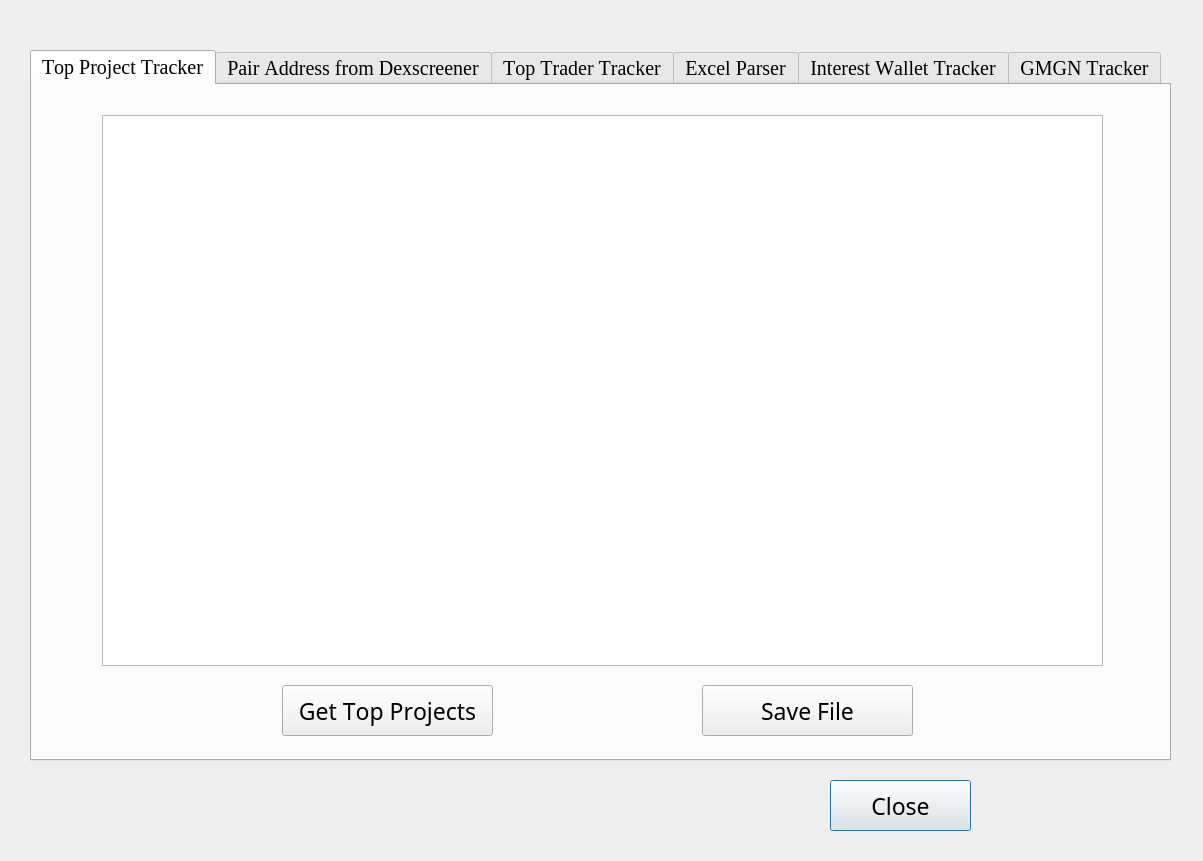
<?xml version="1.0" encoding="UTF-8"?>
<ui version="4.0">
 <class>Dialog</class>
 <widget class="QDialog" name="Dialog">
  <property name="enabled">
   <bool>true</bool>
  </property>
  <property name="geometry">
   <rect>
    <x>0</x>
    <y>0</y>
    <width>1203</width>
    <height>861</height>
   </rect>
  </property>
  <property name="font">
   <font>
    <family>Bradley Hand ITC</family>
    <pointsize>20</pointsize>
    <kerning>false</kerning>
   </font>
  </property>
  <property name="windowTitle">
   <string>Top Trader Tracker</string>
  </property>
  <widget class="QPushButton" name="close_btn">
   <property name="geometry">
    <rect>
     <x>830</x>
     <y>780</y>
     <width>141</width>
     <height>51</height>
    </rect>
   </property>
   <property name="font">
    <font>
     <family>Yu Gothic Light</family>
     <pointsize>17</pointsize>
     <kerning>false</kerning>
    </font>
   </property>
   <property name="text">
    <string>Close</string>
   </property>
  </widget>
  <widget class="QTabWidget" name="tabWidget">
   <property name="geometry">
    <rect>
     <x>30</x>
     <y>50</y>
     <width>1141</width>
     <height>711</height>
    </rect>
   </property>
   <property name="font">
    <font>
     <family>Times New Roman</family>
     <pointsize>15</pointsize>
     <italic>false</italic>
     <bold>false</bold>
     <kerning>false</kerning>
    </font>
   </property>
   <property name="layoutDirection">
    <enum>Qt::LeftToRight</enum>
   </property>
   <property name="currentIndex">
    <number>0</number>
   </property>
   <widget class="QWidget" name="TopProjectTracker">
    <attribute name="title">
     <string>Top Project Tracker</string>
    </attribute>
    <widget class="QTableWidget" name="top_project_viewer">
     <property name="geometry">
      <rect>
       <x>70</x>
       <y>30</y>
       <width>1001</width>
       <height>551</height>
      </rect>
     </property>
     <property name="font">
      <font>
       <family>Times New Roman</family>
       <pointsize>14</pointsize>
       <italic>false</italic>
       <bold>false</bold>
       <kerning>false</kerning>
      </font>
     </property>
    </widget>
    <widget class="QPushButton" name="get_top_project_btn">
     <property name="geometry">
      <rect>
       <x>250</x>
       <y>600</y>
       <width>211</width>
       <height>51</height>
      </rect>
     </property>
     <property name="font">
      <font>
       <family>Yu Gothic Light</family>
       <pointsize>17</pointsize>
       <italic>false</italic>
       <bold>false</bold>
       <kerning>false</kerning>
      </font>
     </property>
     <property name="text">
      <string>Get Top Projects</string>
     </property>
    </widget>
    <widget class="QPushButton" name="save_top_project_btn">
     <property name="geometry">
      <rect>
       <x>670</x>
       <y>600</y>
       <width>211</width>
       <height>51</height>
      </rect>
     </property>
     <property name="font">
      <font>
       <family>Yu Gothic Light</family>
       <pointsize>17</pointsize>
       <italic>false</italic>
       <bold>false</bold>
       <kerning>false</kerning>
      </font>
     </property>
     <property name="text">
      <string>Save File</string>
     </property>
    </widget>
   </widget>
   <widget class="QWidget" name="PairAddressFromDexscreener">
    <attribute name="title">
     <string>Pair Address from Dexscreener</string>
    </attribute>
    <widget class="QGroupBox" name="groupBox_3">
     <property name="geometry">
      <rect>
       <x>160</x>
       <y>40</y>
       <width>811</width>
       <height>121</height>
      </rect>
     </property>
     <property name="font">
      <font>
       <family>Times New Roman</family>
       <pointsize>20</pointsize>
       <italic>false</italic>
       <bold>false</bold>
       <kerning>false</kerning>
      </font>
     </property>
     <property name="title">
      <string>Contract Address</string>
     </property>
     <widget class="QLineEdit" name="contract_address">
      <property name="geometry">
       <rect>
        <x>50</x>
        <y>40</y>
        <width>711</width>
        <height>61</height>
       </rect>
      </property>
      <property name="font">
       <font>
        <family>Times New Roman</family>
        <pointsize>18</pointsize>
        <italic>false</italic>
        <bold>false</bold>
        <kerning>false</kerning>
       </font>
      </property>
     </widget>
    </widget>
    <widget class="QPushButton" name="get_pair_address_from_dex_btn">
     <property name="geometry">
      <rect>
       <x>250</x>
       <y>600</y>
       <width>211</width>
       <height>51</height>
      </rect>
     </property>
     <property name="font">
      <font>
       <family>Yu Gothic Light</family>
       <pointsize>17</pointsize>
       <italic>false</italic>
       <bold>false</bold>
       <kerning>false</kerning>
      </font>
     </property>
     <property name="text">
      <string>Get Pair Address</string>
     </property>
    </widget>
    <widget class="QPushButton" name="save_pair_address_from_dex_btn">
     <property name="geometry">
      <rect>
       <x>670</x>
       <y>600</y>
       <width>211</width>
       <height>51</height>
      </rect>
     </property>
     <property name="font">
      <font>
       <family>Yu Gothic Light</family>
       <pointsize>17</pointsize>
       <italic>false</italic>
       <bold>false</bold>
       <kerning>false</kerning>
      </font>
     </property>
     <property name="text">
      <string>Save File</string>
     </property>
    </widget>
    <widget class="QListWidget" name="pair_address_from_dex_viewer">
     <property name="geometry">
      <rect>
       <x>160</x>
       <y>180</y>
       <width>811</width>
       <height>401</height>
      </rect>
     </property>
     <property name="font">
      <font>
       <family>Times New Roman</family>
       <pointsize>12</pointsize>
       <italic>false</italic>
       <bold>false</bold>
       <kerning>false</kerning>
      </font>
     </property>
    </widget>
   </widget>
   <widget class="QWidget" name="TopTraderTracker">
    <property name="font">
     <font>
      <family>Times New Roman</family>
      <pointsize>26</pointsize>
      <italic>false</italic>
      <bold>false</bold>
      <kerning>false</kerning>
     </font>
    </property>
    <attribute name="title">
     <string>Top Trader Tracker</string>
    </attribute>
    <widget class="QListWidget" name="top_trader_viewer">
     <property name="geometry">
      <rect>
       <x>170</x>
       <y>250</y>
       <width>801</width>
       <height>331</height>
      </rect>
     </property>
     <property name="font">
      <font>
       <family>Times New Roman</family>
       <pointsize>12</pointsize>
       <italic>false</italic>
       <bold>false</bold>
       <kerning>false</kerning>
      </font>
     </property>
    </widget>
    <widget class="QPushButton" name="get_top_trader_btn">
     <property name="geometry">
      <rect>
       <x>250</x>
       <y>600</y>
       <width>211</width>
       <height>51</height>
      </rect>
     </property>
     <property name="font">
      <font>
       <family>Yu Gothic Light</family>
       <pointsize>17</pointsize>
       <italic>false</italic>
       <bold>false</bold>
       <kerning>false</kerning>
      </font>
     </property>
     <property name="text">
      <string>Get Top Traders</string>
     </property>
    </widget>
    <widget class="QPushButton" name="save_top_trader_btn">
     <property name="geometry">
      <rect>
       <x>670</x>
       <y>600</y>
       <width>211</width>
       <height>51</height>
      </rect>
     </property>
     <property name="font">
      <font>
       <family>Yu Gothic Light</family>
       <pointsize>17</pointsize>
       <italic>false</italic>
       <bold>false</bold>
       <kerning>false</kerning>
      </font>
     </property>
     <property name="text">
      <string>Save File</string>
     </property>
    </widget>
    <widget class="QGroupBox" name="groupBox">
     <property name="geometry">
      <rect>
       <x>170</x>
       <y>20</y>
       <width>801</width>
       <height>221</height>
      </rect>
     </property>
     <property name="font">
      <font>
       <family>Times New Roman</family>
       <pointsize>20</pointsize>
       <italic>false</italic>
       <bold>false</bold>
       <kerning>false</kerning>
      </font>
     </property>
     <property name="title">
      <string>Please input pair address</string>
     </property>
     <widget class="QTextEdit" name="pair_address">
      <property name="geometry">
       <rect>
        <x>80</x>
        <y>40</y>
        <width>651</width>
        <height>171</height>
       </rect>
      </property>
      <property name="font">
       <font>
        <family>Times New Roman</family>
        <pointsize>12</pointsize>
        <italic>false</italic>
        <bold>false</bold>
        <kerning>false</kerning>
       </font>
      </property>
     </widget>
    </widget>
   </widget>
   <widget class="QWidget" name="ExcelParser">
    <property name="font">
     <font>
      <family>Times New Roman</family>
      <pointsize>15</pointsize>
      <italic>false</italic>
      <bold>false</bold>
      <kerning>false</kerning>
     </font>
    </property>
    <attribute name="title">
     <string>Excel Parser</string>
    </attribute>
    <widget class="QGroupBox" name="input_label">
     <property name="geometry">
      <rect>
       <x>190</x>
       <y>30</y>
       <width>741</width>
       <height>111</height>
      </rect>
     </property>
     <property name="font">
      <font>
       <family>Yu Gothic Light</family>
       <pointsize>14</pointsize>
       <italic>false</italic>
       <bold>false</bold>
       <kerning>false</kerning>
      </font>
     </property>
     <property name="title">
      <string>Input file</string>
     </property>
     <widget class="QListWidget" name="input_removal_file">
      <property name="geometry">
       <rect>
        <x>30</x>
        <y>40</y>
        <width>681</width>
        <height>51</height>
       </rect>
      </property>
      <property name="font">
       <font>
        <family>Yu Gothic Light</family>
        <pointsize>12</pointsize>
        <italic>false</italic>
        <bold>false</bold>
        <kerning>false</kerning>
       </font>
      </property>
     </widget>
    </widget>
    <widget class="QPushButton" name="remove_duplicates_btn">
     <property name="geometry">
      <rect>
       <x>480</x>
       <y>600</y>
       <width>161</width>
       <height>51</height>
      </rect>
     </property>
     <property name="font">
      <font>
       <family>Yu Gothic Light</family>
       <pointsize>17</pointsize>
       <italic>false</italic>
       <bold>false</bold>
       <kerning>false</kerning>
      </font>
     </property>
     <property name="text">
      <string>Run</string>
     </property>
    </widget>
    <widget class="QTableWidget" name="remove_duplicates_viewer">
     <property name="geometry">
      <rect>
       <x>150</x>
       <y>151</y>
       <width>821</width>
       <height>421</height>
      </rect>
     </property>
     <property name="font">
      <font>
       <family>Times New Roman</family>
       <pointsize>14</pointsize>
       <italic>false</italic>
       <bold>false</bold>
       <kerning>false</kerning>
      </font>
     </property>
    </widget>
    <widget class="QPushButton" name="import_removal_btn">
     <property name="geometry">
      <rect>
       <x>230</x>
       <y>600</y>
       <width>161</width>
       <height>51</height>
      </rect>
     </property>
     <property name="font">
      <font>
       <family>Yu Gothic Light</family>
       <pointsize>17</pointsize>
       <italic>false</italic>
       <bold>false</bold>
       <kerning>false</kerning>
      </font>
     </property>
     <property name="text">
      <string>Import File...</string>
     </property>
    </widget>
    <widget class="QPushButton" name="save_remove_duplicates_btn">
     <property name="geometry">
      <rect>
       <x>730</x>
       <y>600</y>
       <width>161</width>
       <height>51</height>
      </rect>
     </property>
     <property name="font">
      <font>
       <family>Yu Gothic Light</family>
       <pointsize>17</pointsize>
       <italic>false</italic>
       <bold>false</bold>
       <kerning>false</kerning>
      </font>
     </property>
     <property name="text">
      <string>Save</string>
     </property>
    </widget>
   </widget>
   <widget class="QWidget" name="InterestWalletTracker">
    <attribute name="title">
     <string>Interest Wallet Tracker</string>
    </attribute>
    <widget class="QGroupBox" name="input_label_2">
     <property name="geometry">
      <rect>
       <x>190</x>
       <y>30</y>
       <width>741</width>
       <height>211</height>
      </rect>
     </property>
     <property name="font">
      <font>
       <family>Yu Gothic Light</family>
       <pointsize>14</pointsize>
       <italic>false</italic>
       <bold>false</bold>
       <kerning>false</kerning>
      </font>
     </property>
     <property name="title">
      <string>Input file</string>
     </property>
     <widget class="QListWidget" name="input_duplicates_files">
      <property name="geometry">
       <rect>
        <x>30</x>
        <y>40</y>
        <width>681</width>
        <height>161</height>
       </rect>
      </property>
      <property name="font">
       <font>
        <family>Yu Gothic Light</family>
        <pointsize>12</pointsize>
        <italic>false</italic>
        <bold>false</bold>
        <kerning>false</kerning>
       </font>
      </property>
     </widget>
    </widget>
    <widget class="QTableWidget" name="duplicates_viewer">
     <property name="geometry">
      <rect>
       <x>150</x>
       <y>251</y>
       <width>821</width>
       <height>321</height>
      </rect>
     </property>
     <property name="font">
      <font>
       <family>Times New Roman</family>
       <pointsize>14</pointsize>
       <italic>false</italic>
       <bold>false</bold>
       <kerning>false</kerning>
      </font>
     </property>
    </widget>
    <widget class="QPushButton" name="extract_duplicates_btn">
     <property name="geometry">
      <rect>
       <x>480</x>
       <y>600</y>
       <width>161</width>
       <height>51</height>
      </rect>
     </property>
     <property name="font">
      <font>
       <family>Yu Gothic Light</family>
       <pointsize>17</pointsize>
       <italic>false</italic>
       <bold>false</bold>
       <kerning>false</kerning>
      </font>
     </property>
     <property name="text">
      <string>Run</string>
     </property>
    </widget>
    <widget class="QPushButton" name="import_duplicates_btn">
     <property name="geometry">
      <rect>
       <x>230</x>
       <y>600</y>
       <width>161</width>
       <height>51</height>
      </rect>
     </property>
     <property name="font">
      <font>
       <family>Yu Gothic Light</family>
       <pointsize>17</pointsize>
       <italic>false</italic>
       <bold>false</bold>
       <kerning>false</kerning>
      </font>
     </property>
     <property name="text">
      <string>Import File...</string>
     </property>
    </widget>
    <widget class="QPushButton" name="save_duplicates_btn">
     <property name="geometry">
      <rect>
       <x>730</x>
       <y>600</y>
       <width>161</width>
       <height>51</height>
      </rect>
     </property>
     <property name="font">
      <font>
       <family>Yu Gothic Light</family>
       <pointsize>17</pointsize>
       <italic>false</italic>
       <bold>false</bold>
       <kerning>false</kerning>
      </font>
     </property>
     <property name="text">
      <string>Save</string>
     </property>
    </widget>
   </widget>
   <widget class="QWidget" name="GMGNTracker">
    <attribute name="title">
     <string>GMGN Tracker</string>
    </attribute>
    <widget class="QGroupBox" name="groupBox_2">
     <property name="geometry">
      <rect>
       <x>160</x>
       <y>30</y>
       <width>811</width>
       <height>211</height>
      </rect>
     </property>
     <property name="font">
      <font>
       <family>Times New Roman</family>
       <pointsize>20</pointsize>
       <italic>false</italic>
       <bold>false</bold>
       <kerning>false</kerning>
      </font>
     </property>
     <property name="title">
      <string>Wallet Address</string>
     </property>
     <widget class="QTextEdit" name="wallet_address">
      <property name="geometry">
       <rect>
        <x>80</x>
        <y>40</y>
        <width>651</width>
        <height>161</height>
       </rect>
      </property>
      <property name="font">
       <font>
        <family>Times New Roman</family>
        <pointsize>12</pointsize>
        <italic>false</italic>
        <bold>false</bold>
        <kerning>false</kerning>
       </font>
      </property>
     </widget>
    </widget>
    <widget class="QPushButton" name="get_wallet_info_btn">
     <property name="geometry">
      <rect>
       <x>210</x>
       <y>600</y>
       <width>211</width>
       <height>51</height>
      </rect>
     </property>
     <property name="font">
      <font>
       <family>Yu Gothic Light</family>
       <pointsize>17</pointsize>
       <italic>false</italic>
       <bold>false</bold>
       <kerning>false</kerning>
      </font>
     </property>
     <property name="text">
      <string>Get Wallet Info</string>
     </property>
    </widget>
    <widget class="QPushButton" name="save_wallet_info_btn">
     <property name="geometry">
      <rect>
       <x>710</x>
       <y>600</y>
       <width>211</width>
       <height>51</height>
      </rect>
     </property>
     <property name="font">
      <font>
       <family>Yu Gothic Light</family>
       <pointsize>17</pointsize>
       <italic>false</italic>
       <bold>false</bold>
       <kerning>false</kerning>
      </font>
     </property>
     <property name="text">
      <string>Save File</string>
     </property>
    </widget>
    <widget class="QTableWidget" name="wallet_info_viewer">
     <property name="geometry">
      <rect>
       <x>40</x>
       <y>250</y>
       <width>1061</width>
       <height>331</height>
      </rect>
     </property>
     <property name="font">
      <font>
       <family>Times New Roman</family>
       <pointsize>14</pointsize>
       <italic>false</italic>
       <bold>false</bold>
       <kerning>false</kerning>
      </font>
     </property>
    </widget>
   </widget>
  </widget>
 </widget>
 <resources/>
 <connections>
  <connection>
   <sender>close_btn</sender>
   <signal>clicked()</signal>
   <receiver>Dialog</receiver>
   <slot>close()</slot>
   <hints>
    <hint type="sourcelabel">
     <x>655</x>
     <y>445</y>
    </hint>
    <hint type="destinationlabel">
     <x>410</x>
     <y>275</y>
    </hint>
   </hints>
  </connection>
 </connections>
</ui>
